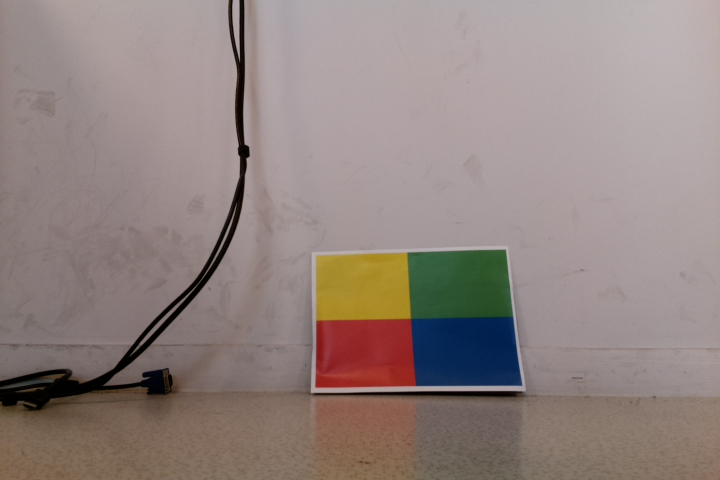
#> input picture gl_lib/phy/strategie/image1.png, 720 x 480 px
$ python detecteBalise_v1.py
#> lines starting #> are read from the running program, lines starting #| are printed output that depends on the picture
from PIL import Image
from PIL import ImageDraw
import math
import time


class DetecteBalise():
    def __init__(self, nom_image):
#> called with nom_image = '../strategie/image1.png'
        self.image = Image.open(nom_image)
#> self.image is the input picture: PIL image 720x480 RGB; mean R, G, B 146.1, 132.2, 128.1
        self.image_visual = Image.open(nom_image)
        self.balise = True
        self.w_bal = 0
        self.h_bal = 0
        self.image.show()
        self.conv_rgby_pixels()
        self.image.show()
        self.detecter_rgby_zones()
        self.verif_balise()
        self.visual_balise()
#        self.show_param()


    def conv_rgby_pixels(self):
        w, h = self.image.size
#> w = 720; h = 480
        for y in range(h):
            for x in range(w):
                r,g,b = self.image.getpixel((x, y))
                # white
                self.image.putpixel((x, y),(255,255,255))
                # red
                if r - g > 70 and r - b > 70:
                    self.image.putpixel((x, y),(255,0,0))
                # blue
                if b - r > 35 and b - g > 35:
                    self.image.putpixel((x, y),(0,0,255))
                # yellow
                if r - b > 70 and g - b > 70:
                    self.image.putpixel((x, y),(255,255,0))
                # green
                if g - r > 10 and g - b > 10:
                    self.image.putpixel((x, y),(0,255,0))
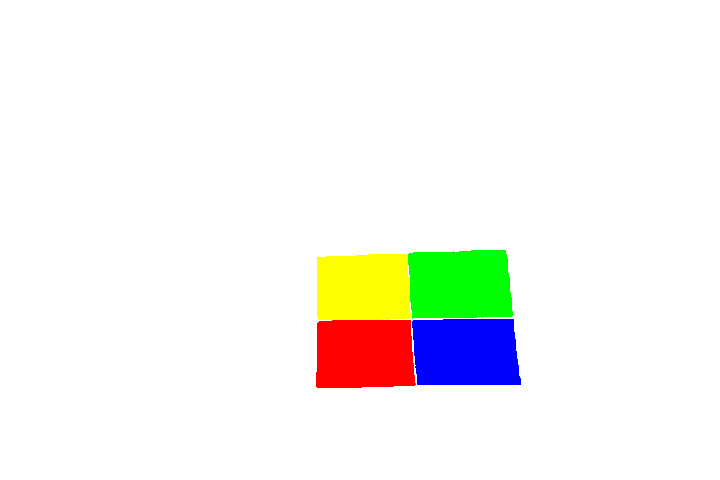
#> self.image: PIL image 720x480 RGB; mean R, G, B 245.1, 245.3, 240.9

    def detecter_rgby_zones(self):
        w, h = self.image.size
#> w = 720; h = 480
        w1, h1 = 72, 48
        pas = 10
        cmpt_r = 0
        w_r = 0
        h_r = 0
        cmpt_g = 0
        w_g = 0
        h_g = 0
        cmpt_b = 0
        w_b = 0
        h_b = 0
        cmpt_y = 0
        w_y = 0
        h_y = 0
        self.w_r_c = 0
        self.h_r_c = 0
        self.w_g_c = 0
        self.h_g_c = 0
        self.w_b_c = 0
        self.h_b_c = 0
        self.w_y_c = 0
        self.h_y_c = 0

        self.w_bal = round((self.w_r_c + self.w_g_c + self.w_b_c + self.w_y_c)/4)
        self.h_bal = round((self.h_r_c + self.h_g_c + self.h_b_c + self.h_y_c)/4)
        for y in range(0,h - h1,pas):
            for x in range(0,w - w1,pas):

                image_crop = self.image.crop((x,y,x+w1,y+h1))
                l_hist = image_crop.histogram()
                l_r = l_hist[0:256]
                l_g = l_hist[256:512]
                l_b = l_hist[512:768]
                # red
                if ( l_r[255]/(h1*w1) >= 0.9 and l_g[255]/(h1*w1) <= 0.1 and l_b[255]/(h1*w1) <= 0.1 ):
                    w_r += x+w1/2
                    h_r += y+h1/2
                    cmpt_r += 1
                # green
                if ( l_r[255]/(h1*w1) <= 0.1 and l_g[255]/(h1*w1) >= 0.9 and l_b[255]/(h1*w1) <= 0.1 ):
                    w_g += x+w1/2
                    h_g += y+h1/2
                    cmpt_g += 1
                # blue
                if ( l_r[255]/(h1*w1) <= 0.1 and l_g[255]/(h1*w1) <= 0.1 and l_b[255]/(h1*w1) >= 0.9 ):
                    w_b += x+w1/2
                    h_b += y+h1/2
                    cmpt_b += 1
                # yellow
                if ( l_r[255]/(h1*w1) >= 0.9 and l_g[255]/(h1*w1) >= 0.9 and l_b[255]/(h1*w1) <= 0.1 ):
                    w_y += x+w1/2
                    h_y += y+h1/2
                    cmpt_y += 1
#> after the loop, cmpt_b = 13; cmpt_g = 12; cmpt_r = 11; cmpt_y = 8; h_b = 4582; h_g = 3408; h_r = 3904; h_y = 2312; w_b = 6058; w_g = 5532; w_r = 3986; w_y = 2888


        if cmpt_r != 0:
            self.w_r_c = round(w_r/cmpt_r)
#> self.w_r_c = 362
            self.h_r_c = round(h_r/cmpt_r)
#> self.h_r_c = 355
        if cmpt_g != 0:
            self.w_g_c = round(w_g/cmpt_g)
#> self.w_g_c = 461
            self.h_g_c = round(h_g/cmpt_g)
#> self.h_g_c = 284
        if cmpt_b != 0:
            self.w_b_c = round(w_b/cmpt_b)
#> self.w_b_c = 466
            self.h_b_c = round(h_b/cmpt_b)
#> self.h_b_c = 352
        if cmpt_y != 0:
            self.w_y_c = round(w_y/cmpt_y)
#> self.w_y_c = 361
            self.h_y_c = round(h_y/cmpt_y)
#> self.h_y_c = 289
        if cmpt_r != 0 and cmpt_g != 0 and cmpt_b != 0 and cmpt_y != 0:
            self.w_bal = round((self.w_r_c + self.w_g_c + self.w_b_c + self.w_y_c)/4)
#> self.w_bal = 412
            self.h_bal = round((self.h_r_c + self.h_g_c + self.h_b_c + self.h_y_c)/4)
#> self.h_bal = 320
        else:
            self.balise = False


    def verif_balise (self):

        if self.balise == False :
            return

        dist_y_r = math.sqrt(math.pow((self.w_r_c - self.w_r_c),2)+math.pow((self.h_y_c - self.h_r_c),2))
#> dist_y_r = 66
        dist_y_g = math.sqrt(math.pow((self.w_y_c - self.w_g_c),2)+math.pow((self.h_y_c - self.h_g_c),2))
#> dist_y_g = 100.1
        dist_g_b = math.sqrt(math.pow((self.w_g_c - self.w_b_c),2)+math.pow((self.h_g_c - self.h_b_c),2))
#> dist_g_b = 68.18
        dist_r_b = math.sqrt(math.pow((self.w_r_c - self.w_b_c),2)+math.pow((self.h_r_c - self.h_b_c),2))
#> dist_r_b = 104
        perim = dist_y_r + dist_y_g + dist_g_b + dist_r_b
#> perim = 338.4

        prop_yr = dist_y_r/(perim)
#> prop_yr = 0.195
        prop_yg = dist_y_g/(perim)
#> prop_yg = 0.296
        prop_gb = dist_g_b/(perim)
#> prop_gb = 0.202
        prop_rb = dist_r_b/(perim)
#> prop_rb = 0.308


        if ( prop_yr<0.10 or prop_yr > 0.30 ) :
            self.balise = False
#            print("distance entre Y et R non coherente")
#            print(prop_yr,perim,dist_y_r)

        if ( prop_gb<0.10 or prop_gb > 0.30 ):
#            print("distance entre G et B non coherente")
            self.balise = False
#            print(dist_g_b,perim,prop_gb)

        if ( prop_yg<0.19 or prop_yg > 0.39 ):
#            print("distance entre Y et G non coherente")
            self.balise = False
#            print(prop_yg,perim,dist_y_g)

        if ( prop_rb<0.19 or prop_rb > 0.39 ):
#            print("distance entre R et B non coherente")
            self.balise = False
#            print(dist_r_b,perim,prop_rb)


    def visual_balise(self):

        eX, eY = 10, 10
        cen_bal = (self.w_bal - eX/2, self.h_bal - eY/2, self.w_bal + eX/2, self.h_bal + eY/2)
#> cen_bal = (407, 315, 417, 325)
        cen_r = (self.w_r_c - eX/2, self.h_r_c - eY/2, self.w_r_c + eX/2, self.h_r_c + eY/2)
#> cen_r = (357, 350, 367, 360)
        cen_g = (self.w_g_c - eX/2, self.h_g_c - eY/2, self.w_g_c + eX/2, self.h_g_c + eY/2)
#> cen_g = (456, 279, 466, 289)
        cen_b = (self.w_b_c - eX/2, self.h_b_c - eY/2, self.w_b_c + eX/2, self.h_b_c + eY/2)
#> cen_b = (461, 347, 471, 357)
        cen_y = (self.w_y_c - eX/2, self.h_y_c - eY/2, self.w_y_c + eX/2, self.h_y_c + eY/2)
#> cen_y = (356, 284, 366, 294)
        draw = ImageDraw.Draw(self.image_visual)
        draw.ellipse(cen_bal, fill=128)
        draw.ellipse(cen_r, fill=1)
        draw.ellipse(cen_g, fill=1)
        draw.ellipse(cen_b, fill=1)
        draw.ellipse(cen_y, fill=1)
        self.image_visual.show()
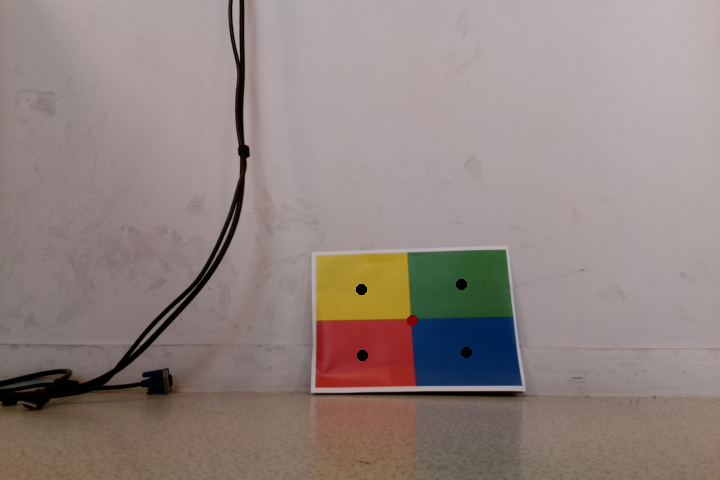
#> shown: PIL image 720x480 RGB; mean R, G, B 146, 132.1, 128


    def param_balise (self):
        if self.balise == False :
            return
        print("red:    (",self.w_r_c,",",self.h_r_c,")")
        print("green:  (",self.w_g_c,",",self.h_g_c,")")
        print("blue:   (",self.w_b_c,",",self.h_b_c,")")
        print("yellow: (",self.w_y_c,",",self.h_y_c,")")
        print("balise: (",self.w_bal,",",self.h_bal,")")

    def resultat_balise (self):
        if self.balise == False :
            return False
        else:
            return (self.w_bal,self.h_bal)

    def save_image_date (self):
        structTime = time.localtime()
        timestring = 'img_{}_{}_{}_{}_{}_{}'.format(structTime.tm_year, structTime.tm_mon,structTime.tm_mday,structTime.tm_hour,structTime.tm_min,structTime.tm_sec)
        self.image_visual.save('/Users/valentyngerushta/UPMC/2I013/robotPhys/saved/{}.png'.format(timestring))

if __name__=="__main__":
### test complexite ###
    start_time = time.time()
    DetecteBalise("../strategie/image1.png")
    print("--- %s seconds ---" % (time.time() - start_time))
### test image ###
    print(DetecteBalise("../strategie/image1.png").resultat_balise())
# [5 lines of commented-out code are left out]

$ run again, with gl_lib/phy/strategie/image2.png copied over gl_lib/phy/strategie/image1.png
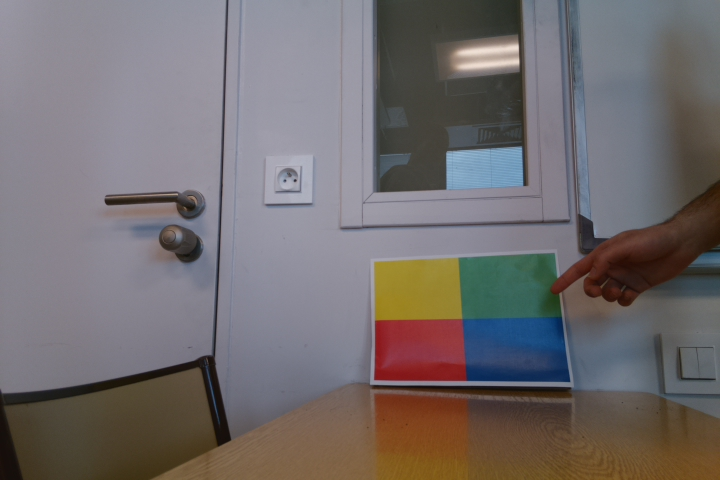
#> input picture gl_lib/phy/strategie/image2.png, 720 x 480 px
#> in __init__, self.image is the input picture: PIL image 720x480 RGB; mean R, G, B 114.2, 108.5, 109.4
#> after the loop in conv_rgby_pixels, `for y in range(h):`:
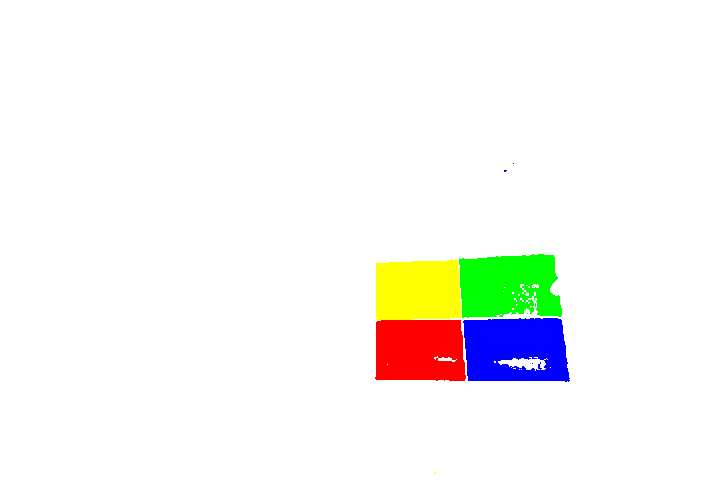
#> self.image: PIL image 720x480 RGB; mean R, G, B 246.7, 246.9, 243.6
#> after the loop in detecter_rgby_zones, `for y in range(0,h - h1,pas):`: cmpt_b = 1; cmpt_g = 4; cmpt_r = 6; cmpt_y = 5; h_b = 344; h_g = 1146; h_r = 2094; h_y = 1450; w_b = 506; w_g = 2014; w_r = 2496; w_y = 2090
#> self.w_r_c = 416
#> self.h_r_c = 349
#> self.w_g_c = 504
#> self.h_g_c = 286
#> self.w_b_c = 506
#> self.h_b_c = 344
#> self.w_y_c = 418
#> self.h_y_c = 290
#> self.w_bal = 461
#> self.h_bal = 317
#> dist_y_r = 59
#> dist_y_g = 86.09
#> dist_g_b = 58.03
#> dist_r_b = 90.14
#> perim = 293.3
#> prop_yr = 0.201
#> prop_yg = 0.294
#> prop_gb = 0.198
#> prop_rb = 0.307
#> cen_bal = (456, 312, 466, 322)
#> cen_r = (411, 344, 421, 354)
#> cen_g = (499, 281, 509, 291)
#> cen_b = (501, 339, 511, 349)
#> cen_y = (413, 285, 423, 295)
#> in visual_balise, `self.image_visual.show()`:
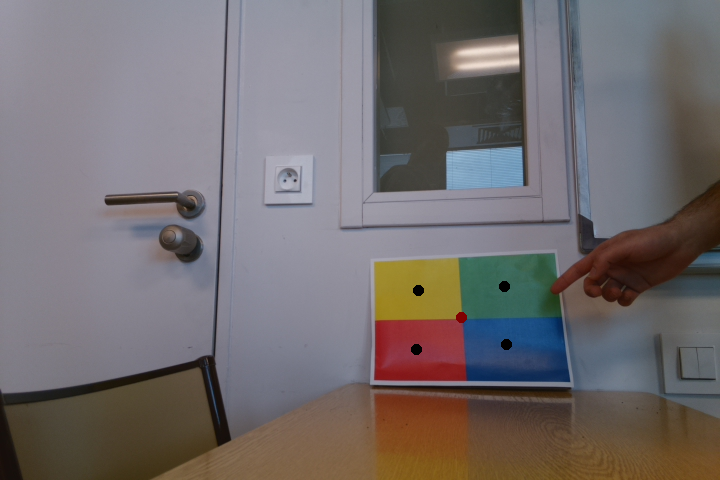
#> shown: PIL image 720x480 RGB; mean R, G, B 114.1, 108.3, 109.3

$ run again, with gl_lib/phy/strategie/image4.png copied over gl_lib/phy/strategie/image1.png
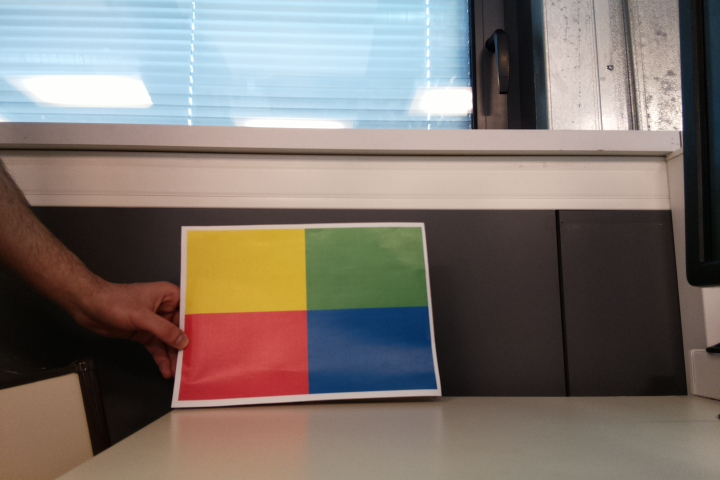
#> input picture gl_lib/phy/strategie/image4.png, 720 x 480 px
#> in __init__, self.image is the input picture: PIL image 720x480 RGB; mean R, G, B 125, 115.9, 109.9
#> after the loop in conv_rgby_pixels, `for y in range(h):`:
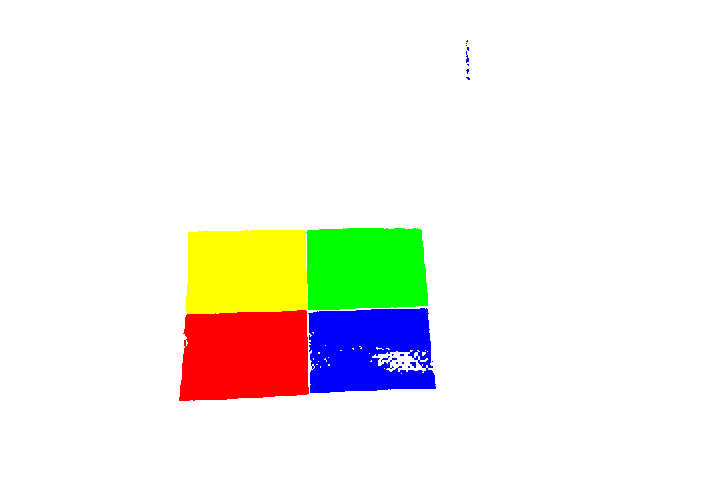
#> self.image: PIL image 720x480 RGB; mean R, G, B 241.3, 240.4, 233
#> after the loop in detecter_rgby_zones, `for y in range(0,h - h1,pas):`: cmpt_b = 14; cmpt_g = 25; cmpt_r = 34; cmpt_y = 25; h_b = 4856; h_g = 6720; h_r = 12056; h_y = 6750; w_b = 5034; w_g = 9180; w_r = 8394; w_y = 6240
#> self.w_r_c = 247
#> self.h_r_c = 355
#> self.w_g_c = 367
#> self.h_g_c = 269
#> self.w_b_c = 360
#> self.h_b_c = 347
#> self.w_y_c = 250
#> self.h_y_c = 270
#> self.w_bal = 306
#> self.h_bal = 310
#> dist_y_r = 85
#> dist_y_g = 117
#> dist_g_b = 78.31
#> dist_r_b = 113.3
#> perim = 393.6
#> prop_yr = 0.216
#> prop_yg = 0.297
#> prop_gb = 0.199
#> prop_rb = 0.288
#> cen_bal = (301, 305, 311, 315)
#> cen_r = (242, 350, 252, 360)
#> cen_g = (362, 264, 372, 274)
#> cen_b = (355, 342, 365, 352)
#> cen_y = (245, 265, 255, 275)
#> in visual_balise, `self.image_visual.show()`:
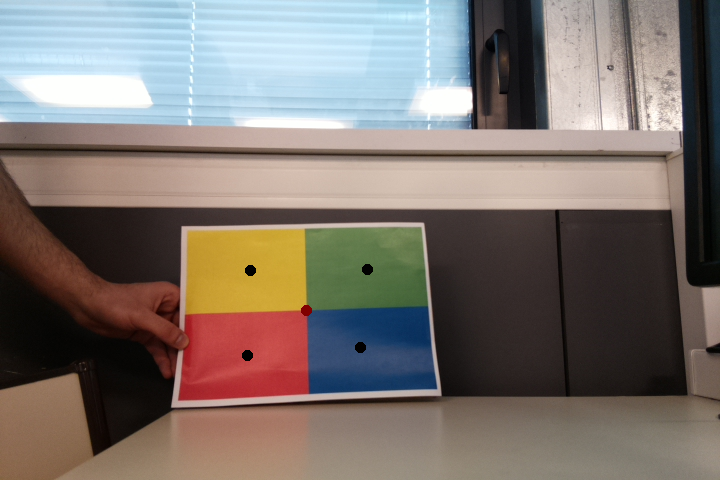
#> shown: PIL image 720x480 RGB; mean R, G, B 124.8, 115.8, 109.8
